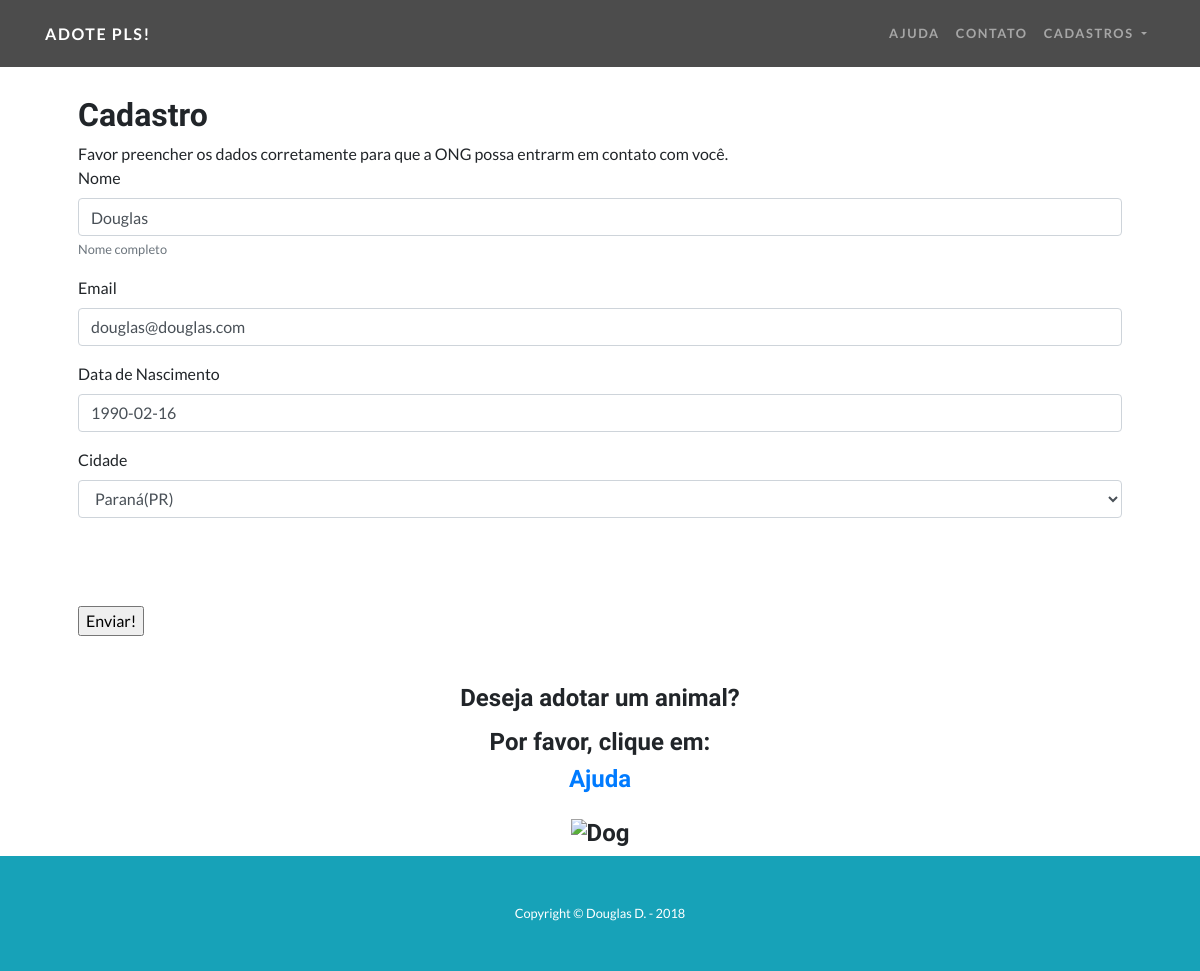
Before: /editar/pessoa/1 with the older database file.
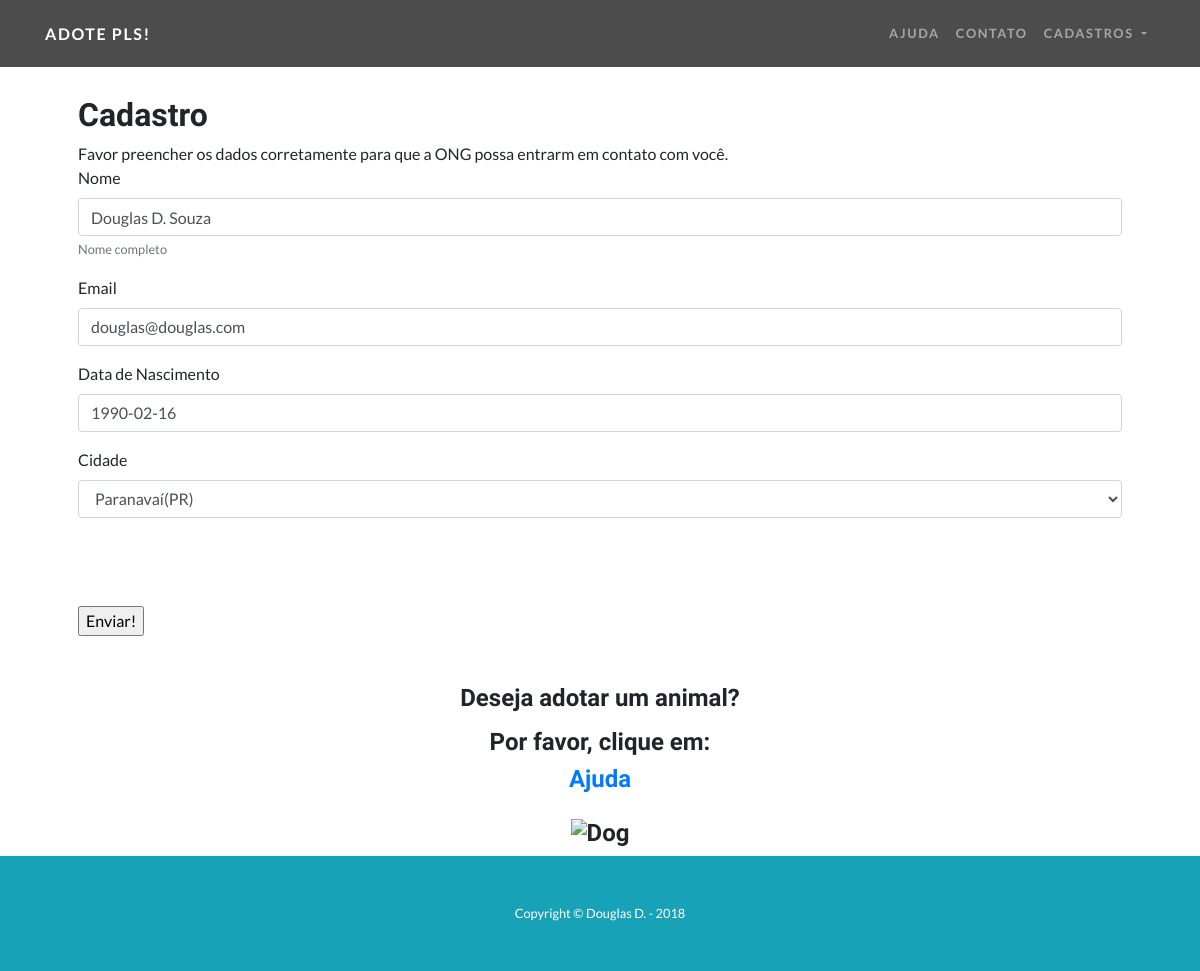
After: the same page with the newer database file.
### animais/models.py (models this page shows, shortened)
class Pessoa(models.Model):
    nome = models.CharField(max_length=50, help_text='Nome completo')
    email = models.CharField(max_length=50)
    nascimento = models.DateField('Data de Nascimento')
    cidade = models.ForeignKey(Cidade, on_delete=models.CASCADE)

class Cidade(models.Model):
    nome = models.CharField(max_length=50)
    estado = models.CharField(max_length=2, help_text='Informe apenas a sigla')
    def __str__(self):
        return self.nome + '(' + self.estado + ')'

### animais/views.py (the view)
# urls.py: path('editar/pessoa/<int:pk>', PessoaUpdate.as_view(), name='editar-pessoa'),
class PessoaUpdate(UpdateView):
    model = Pessoa
    success_url = reverse_lazy('listar-pessoas')
    template_name = 'form.html'
    fields = ['nome', 'email', 'nascimento', 'cidade']

### animais/templates/form.html (shortened to what this page needs)
{% extends 'modelo.html' %}
{% load bootstrap4 %}
{% block conteudo %}
<div class="container">
  <div class="row pt-5">
    <div class="col-sm p-5">
      <h2>Cadastro</h2>
      Favor preencher os dados corretamente para que a ONG possa entrarm em contato com você.
        <form method="post">
            {% bootstrap_form form %}
            <br><br>
            <br><input type="submit" value="Enviar!">
        </form>
    </div>
  </div>
</div>
{% endblock %}

Changed rows visible on the page:
changed Pessoa "douglas@douglas.com": nome "Douglas" → "Douglas D. Souza"; cidade "Paraná(PR)" → "Paranavaí(PR)"
